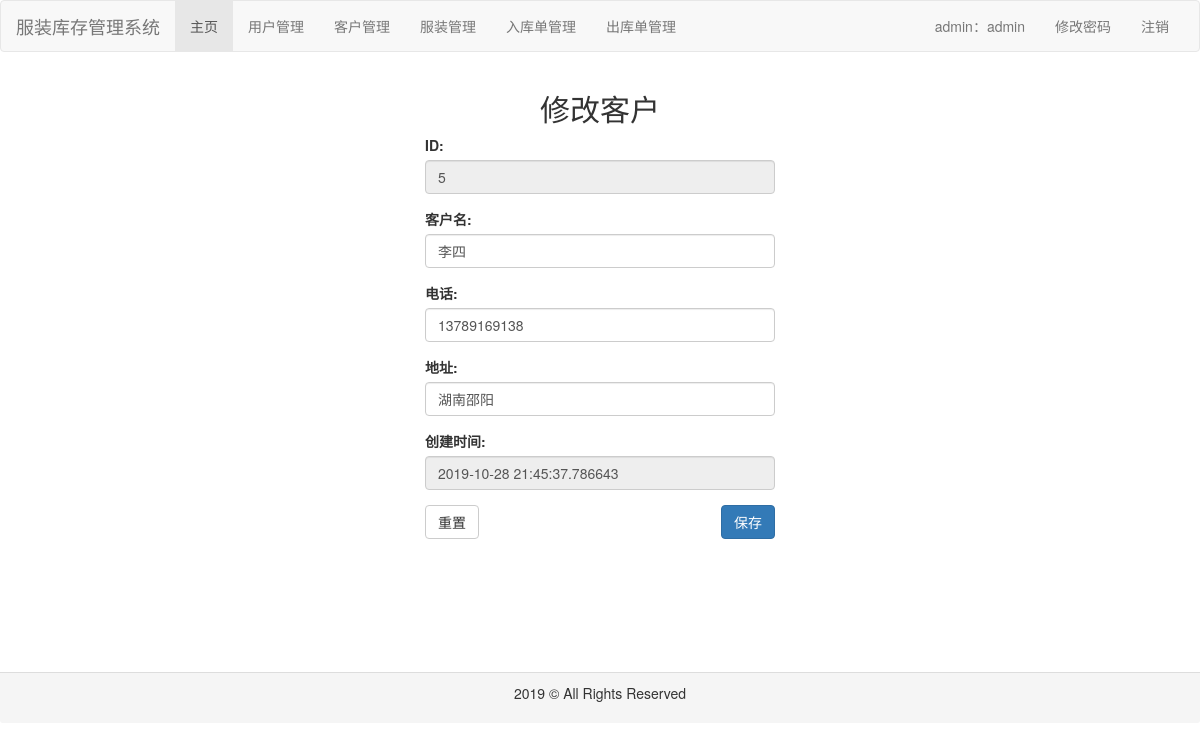
/customer/update/5 (signed in), run on the app's committed database.
### common/models.py (models this page shows, shortened)
class Customer(models.Model):
    name = models.CharField(max_length=32, verbose_name='客户名')
    phone = models.CharField(max_length=32, verbose_name='电话')
    address = models.CharField(max_length=32, verbose_name='地址')
    create_time = models.DateTimeField(auto_now_add=True, verbose_name='创建时间')
    modify_time = models.DateTimeField(auto_now=True, verbose_name='修改时间')
    class Meta:
        ordering = ['create_time']
        verbose_name = '客户'
        verbose_name_plural = verbose_name

### customer/views.py (the view)
# urls.py: path('update/<int:customer_id>', views.update, name='update'),
def update(request, customer_id):
    customer = Customer.objects.get(id=customer_id)
    if request.method == "POST":
        customer_form = CustomerForm(request.POST)
        if customer_form.is_valid():
            name = customer_form.cleaned_data['name']
            phone = customer_form.cleaned_data['phone']
            address = customer_form.cleaned_data['address']
            if name:
                customer.name = name
            if phone:
                customer.phone = phone
            if address:
                customer.address = address
            customer.save()
            context = {
                'customer_id': customer_id
            }
            messages.add_message(request, messages.SUCCESS, '修改成功')
            return redirect(reverse('customer:index'))
        else:
            context = {
                'customer_form': customer_form
            }
            messages.add_message(request, messages.WARNING, '请检查填写的内容')
            return render(request, 'customer/edit.html', context)
    else:
        customer_form = CustomerForm({'id': customer.id,
                                      'name': customer.name,
                                      'phone': customer.phone,
                                      'address': customer.address,
                                      'create_time': customer.create_time})
        context = {
            'customer_form': customer_form,
            'customer_id': customer_id
        }
        return render(request, 'customer/edit.html', context)

### customer/forms.py
class CustomerForm(forms.Form):
    id = forms.IntegerField(label='ID', required=False,
                            widget=forms.TextInput({'class': 'form-control', 'disabled': 'disabled'}))
    name = forms.CharField(label='客户名', max_length=32, widget=forms.TextInput(attrs={'class': 'form-control'}))
    phone = forms.CharField(label='电话', validators=[phone_validate, ], max_length=11,
                            widget=forms.TextInput(attrs={'class': 'form-control'}))
    address = forms.CharField(label='地址', max_length=32, widget=forms.TextInput(attrs={'class': 'form-control'}))
    create_time = forms.CharField(label='创建时间', required=False, max_length=32,
                                  widget=forms.TextInput(attrs={'class': 'form-control', 'disabled': 'disabled'}))

### customer/forms.py (called while the page is built)
def phone_validate(value):
    phone_re = re.compile(r'^1[3456789]\d{9}$')
    if not phone_re.match(value):
        raise ValidationError('手机格式错误')

### customer/templates/customer/edit.html (shortened to what this page needs)
{% extends 'base.html' %}
{% block content %}
    <div class="container" style="height: 600px">
        <div class="col-md-4 col-md-offset-4">
            <form class='form-user' action="{% url 'customer:update' customer_id %}" method="post">
                <h2 class="text-center">修改客户</h2>
                <div class="form-group">
                    {{ customer_form.id.label_tag }}
                    {{ customer_form.id }}
                </div>
                <div class="form-group">
                    {{ customer_form.name.label_tag }}
                    {{ customer_form.name }}
                </div>
                <div class="form-group">
                    {{ customer_form.phone.label_tag }}
                    {{ customer_form.phone }}
                </div>
                <div class="form-group">
                    {{ customer_form.address.label_tag }}
                    {{ customer_form.address }}
                </div>
                <div class="form-group">
                    {{ customer_form.create_time.label_tag }}
                    {{ customer_form.create_time }}
                </div>
                <button type="reset" class="btn btn-default pull-left">重置</button>
                <button type="submit" class="btn btn-primary pull-right">保存</button>
            </form>
        </div>
    </div>
{% endblock %}

### data on the page
Customer: id "5", name "李四", phone "13789169138", address "湖南邵阳", create_time "2019-10-28 21:45:37.786643"

### other printed values
{{ request.session.user_role }} "admin"
{{ request.session.user_name }} "admin"
{{ customer_form.id.label_tag }} "ID:"
{{ customer_form.name.label_tag }} "客户名:"
{{ customer_form.phone.label_tag }} "电话:"
{{ customer_form.address.label_tag }} "地址:"
{{ customer_form.create_time.label_tag }} "创建时间:"
